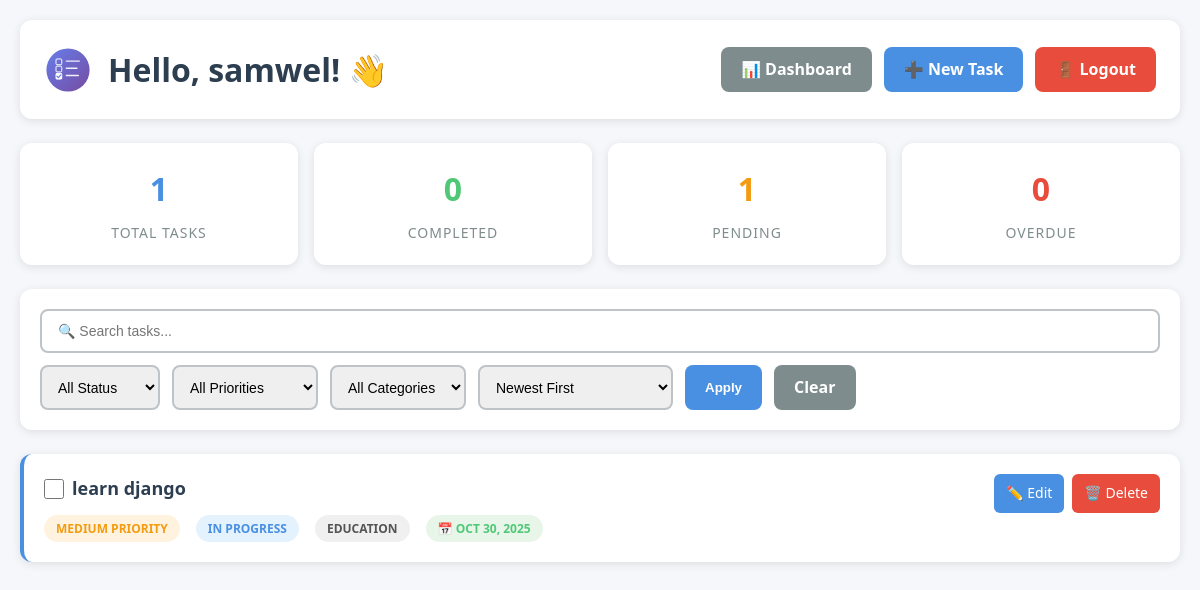
Screenshot of /userpage/ (signed in) with the database file from the repository.
### base/models.py (models this page shows, shortened)
class Task(models.Model):
    PRIORITY_CHOICES = [
        ('high', 'High Priority'),
        ('medium', 'Medium Priority'),
        ('low', 'Low Priority'),
    ]
    STATUS_CHOICES = [
        ('todo', 'To Do'),
        ('in_progress', 'In Progress'),
        ('completed', 'Completed'),
    ]
    Categories = [
        ('work', 'Work'),
        ('personal', 'Personal'),
        ('shopping', 'Shopping'),
        ('health', 'Health'),
        ('education', 'Education'),
        ('other', 'Other'),
    ]
    user = models.ForeignKey(User, on_delete=models.CASCADE, related_name='tasks')
    title = models.CharField(max_length=200, help_text="Task title", blank=True, default='')
    description = models.TextField(blank=True, null=True, help_text="Task description")
    status = models.CharField(max_length=20, choices=STATUS_CHOICES, default='todo')
    priority = models.CharField(max_length=20, choices=PRIORITY_CHOICES, default='medium')
    complete = models.BooleanField(default=False, help_text="Mark as complete")
    created_at = models.DateTimeField(auto_now_add=True)
    updated_at = models.DateTimeField(auto_now=True)
    due_date = models.DateField(help_text="Set the due date", blank=True, null=True)
    categories = models.CharField(max_length=20, choices=Categories, default='other')
    tags = models.CharField(max_length=200, blank=True, help_text="Comma-separated tags")
    class Meta:
        ordering = ['-created_at']
    @property
    def is_overdue(self):
        if self.due_date and not self.complete:
            return self.due_date < timezone.now().date()
        return False
    @property
    def tag_list(self):
        return [tag.strip() for tag in self.tags.split(',') if tag.strip()]

### base/views.py (the view)
# urls.py: path('userpage/', views.userpage, name="userpage"),
@login_required(login_url='/')
def userpage(request):
    tasks = Task.objects.filter(user=request.user)
    search_query = request.GET.get('search', '')
    if search_query:
        tasks = tasks.filter(
            Q(title__icontains=search_query) |
            Q(description__icontains=search_query) |
            Q(tags__icontains=search_query)
        )
    status_filter = request.GET.get('status', '')
    if status_filter:
        tasks = tasks.filter(status=status_filter)
    priority_filter = request.GET.get('priority', '')
    if priority_filter:
        tasks = tasks.filter(priority=priority_filter)
    category_filter = request.GET.get('category', '')
    if category_filter:
        tasks = tasks.filter(categories=category_filter)
    sort_by = request.GET.get('sort', '-created_at')
    valid_sorts = ['due_date', '-due_date', 'priority', '-priority', 'created_at', '-created_at', 'title', '-title']
    if sort_by in valid_sorts:
        tasks = tasks.order_by(sort_by)
    total_tasks = Task.objects.filter(user=request.user).count()
    completed_tasks = Task.objects.filter(user=request.user, complete=True).count()
    pending_tasks = total_tasks - completed_tasks
    overdue_tasks = Task.objects.filter(
        user=request.user,
        complete=False,
        due_date__lt=timezone.now().date()
    ).count()
    context = {
        'tasks': tasks,
        'search_query': search_query,
        'status_filter': status_filter,
        'priority_filter': priority_filter,
        'category_filter': category_filter,
        'sort_by': sort_by,
        'total_tasks': total_tasks,
        'completed_tasks': completed_tasks,
        'pending_tasks': pending_tasks,
        'overdue_tasks': overdue_tasks,
        'status_choices': Task.STATUS_CHOICES,
        'priority_choices': Task.PRIORITY_CHOICES,
        'category_choices': Task.Categories,
    }
    return render(request, 'base/userpage.html', context)

### base/templates/base/userpage.html (shortened to what this page needs)
{% extends 'main.html' %}
{% load static %}
{% block content %}
<body style="background: #f5f7fa; min-height: 100vh; padding: 20px;">
    <div style="max-width: 1200px; margin: 0 auto;">
        <div style="background: white; padding: 24px; border-radius: 12px; margin-bottom: 24px; box-shadow: 0 2px 10px rgba(0,0,0,0.1);">
            <div style="display: flex; justify-content: space-between; align-items: center; flex-wrap: wrap; gap: 12px;">
                <div style="display: flex; align-items: center; gap: 16px;">
                    <img src="{% static 'base/images/logo.svg' %}" alt="TaskMaster Logo" style="width: 48px; height: 48px; animation: logoFloat 3s ease-in-out infinite;">
                    <h1 style="color: #2c3e50; margin: 0;">Hello, {{ request.user }}! 👋</h1>
                </div>
                <div style="display: flex; gap: 12px;">
                    <a href="{% url 'dashboard' %}" class="btn btn-secondary">📊 Dashboard</a>
                    <a href="{% url 'create_task' %}" class="btn btn-primary">➕ New Task</a>
                    <a href="{% url 'logoutpage' %}" class="btn btn-danger">🚪 Logout</a>
                </div>
            </div>
        </div>
        <div class="stats-container">
            <div class="stat-card">
                <div class="stat-number">{{ total_tasks }}</div>
                <div class="stat-label">Total Tasks</div>
            </div>
            <div class="stat-card">
                <div class="stat-number" style="color: #50c878;">{{ completed_tasks }}</div>
                <div class="stat-label">Completed</div>
            </div>
            <div class="stat-card">
                <div class="stat-number" style="color: #f39c12;">{{ pending_tasks }}</div>
                <div class="stat-label">Pending</div>
            </div>
            <div class="stat-card">
                <div class="stat-number" style="color: #e74c3c;">{{ overdue_tasks }}</div>
                <div class="stat-label">Overdue</div>
            </div>
        </div>
        <div class="filter-bar">
            <form method="GET" action="{% url 'userpage' %}">
                <input type="text" name="search" class="search-box" placeholder="🔍 Search tasks..." value="{{ search_query }}">
                <div class="filter-group">
                    <select name="status" onchange="this.form.submit()">
                        <option value="">All Status</option>
                    </select>
                    <select name="priority" onchange="this.form.submit()">
                        <option value="">All Priorities</option>
                    </select>
                    <select name="category" onchange="this.form.submit()">
                        <option value="">All Categories</option>
                    </select>
                    <select name="sort" onchange="this.form.submit()">
                        <option value="-created_at" {% if sort_by == '-created_at' %}selected{% endif %}>Newest First</option>
                    </select>
                    <button type="submit" class="btn btn-primary">Apply</button>
                    <a href="{% url 'userpage' %}" class="btn btn-secondary">Clear</a>
                </div>
            </form>
        </div>
        <div>
            {% if tasks %}
                {% for task in tasks %}
                <div class="task-card {% if task.complete %}completed{% elif task.is_overdue %}overdue{% endif %}">
                    <div style="display: flex; justify-content: space-between; align-items: start; gap: 16px;">
                        <div style="flex: 1;">
                            <div style="display: flex; align-items: center; gap: 8px; margin-bottom: 8px;">
                                <input type="checkbox"
                                       class="task-checkbox"
                                       data-task-id="{{ task.id }}"
                                       style="width: 20px; height: 20px; cursor: pointer;">
                                <h3 class="task-title {% if task.complete %}completed-task{% endif %}" style="margin: 0; font-size: 18px;">
                                    <a href="{% url 'task_details' task.id %}" style="color: inherit; text-decoration: none;">
                                        {{ task.title|default:task.description|truncatewords:10 }}
                                    </a>
                                </h3>
                            </div>
                            <div style="display: flex; gap: 8px; flex-wrap: wrap; margin-top: 12px;">
                                <span class="badge badge-{{ task.priority }}">{{ task.get_priority_display }}</span>
                                <span class="badge badge-status">{{ task.get_status_display }}</span>
                                <span class="badge badge-category">{{ task.get_categories_display }}</span>
                                {% if task.due_date %}
                                <span class="badge {% if task.is_overdue %}badge-overdue{% else %}badge-upcoming{% endif %}">
                                    📅 {{ task.due_date|date:"M d, Y" }}
                                </span>
                                {% endif %}
                            </div>
                        </div>
                        <div style="display: flex; gap: 8px;">
                            <a href="{% url 'edit_task' task.id %}" style="padding: 8px 12px; background: #4a90e2; color: white; border-radius: 6px; text-decoration: none; font-size: 14px;">✏️ Edit</a>
                            <a href="{% url 'delete_task' task.id %}" style="padding: 8px 12px; background: #e74c3c; color: white; border-radius: 6px; text-decoration: none; font-size: 14px;">🗑️ Delete</a>
                        </div>
                    </div>
                </div>
                {% endfor %}
            {% endif %}
        </div>
    </div>
</body>
{% endblock content %}

### base/static/base/index.css (style rules this page uses)
:root { --primary-color: #4a90e2; --secondary-color: #50c878; --danger-color: #e74c3c; --warning-color: #f39c12; --dark-bg: #2c3e50; --light-bg: #ecf0f1; --text-dark: #2c3e50; --text-light: #7f8c8d; --border-color: #bdc3c7; --shadow: 0 2px 10px rgba(0,0,0,0.1); }
* { margin: 0; padding: 0; box-sizing: border-box; }
body { font-family: 'Segoe UI', Tahoma, Geneva, Verdana, sans-serif; background: linear-gradient(135deg, #667eea 0%, #764ba2 100%); padding: 0; margin: 0; line-height: 1.6; color: var(--text-dark); }
.task-card { background: white; border-radius: 12px; padding: 20px; margin-bottom: 16px; box-shadow: var(--shadow); transition: transform 0.2s, box-shadow 0.2s; border-left: 4px solid var(--primary-color); }
.badge { display: inline-block; padding: 4px 12px; border-radius: 20px; font-size: 12px; font-weight: 600; text-transform: uppercase; margin-right: 8px; }
.badge-medium { background: #fff3e0; color: var(--warning-color); }
.badge-status { background: #e3f2fd; color: var(--primary-color); }
.badge-category { background: #f0f0f0; color: #555; }
.badge-upcoming { background: #e8f5e9; color: var(--secondary-color); }
.task-title { color: inherit; transition: color 0.3s; }
.filter-bar { background: white; padding: 20px; border-radius: 12px; margin-bottom: 24px; box-shadow: var(--shadow); }
.search-box { width: 100%; padding: 12px 16px; border: 2px solid var(--border-color); border-radius: 8px; font-size: 14px; transition: border-color 0.3s; }
.filter-group { display: flex; gap: 12px; flex-wrap: wrap; margin-top: 12px; }
.filter-group select { padding: 8px 12px; border: 2px solid var(--border-color); border-radius: 8px; font-size: 14px; cursor: pointer; transition: border-color 0.3s; }
.stats-container { display: grid; grid-template-columns: repeat(auto-fit, minmax(200px, 1fr)); gap: 16px; margin-bottom: 24px; }
.stat-card { background: white; padding: 20px; border-radius: 12px; box-shadow: var(--shadow); text-align: center; transition: transform 0.2s; }
.stat-number { font-size: 32px; font-weight: bold; color: var(--primary-color); margin-bottom: 8px; }
.stat-label { color: var(--text-light); font-size: 14px; text-transform: uppercase; letter-spacing: 1px; }
.btn { padding: 10px 20px; border: none; border-radius: 8px; font-weight: 600; cursor: pointer; transition: all 0.3s; text-decoration: none; display: inline-block; }
.btn-primary { background: var(--primary-color); color: white; }
.btn-danger { background: var(--danger-color); color: white; }
.btn-secondary { background: var(--text-light); color: white; }
.task-card { animation: fadeIn 0.5s ease-out; transition: all 0.3s ease; }
.stat-card { animation: scaleIn 0.6s ease-out; transition: all 0.3s cubic-bezier(0.4, 0, 0.2, 1); }
.stat-card:nth-child(1) { animation-delay: 0s; }
.stat-card:nth-child(2) { animation-delay: 0.1s; }
.stat-card:nth-child(3) { animation-delay: 0.2s; }
.stat-card:nth-child(4) { animation-delay: 0.3s; }
.btn { transition: all 0.3s ease; position: relative; overflow: hidden; }
.btn::before { content: ''; position: absolute; top: 50%; left: 50%; width: 0; height: 0; border-radius: 50%; background: rgba(255, 255, 255, 0.3); transform: translate(-50%, -50%); transition: width 0.6s, height 0.6s; }
.badge { transition: all 0.3s ease; display: inline-block; }
input[type="text"], input[type="email"], input[type="password"], input[type="date"], textarea, select { transition: all 0.3s ease; }
input[type="checkbox"] { transition: all 0.3s ease; cursor: pointer; }
body > * { animation: fadeIn 0.8s ease-out; }
.filter-bar { animation: slideInLeft 0.7s ease-out; }
a { transition: all 0.3s ease; }
html { scroll-behavior: smooth; }
body { animation: pageLoad 0.5s ease-out; }

### rows the page displays
Task: title "learn django", priority "MEDIUM PRIORITY", status "IN PROGRESS", categories "EDUCATION", due_date "OCT 30, 2025"

### other values shown
{{ request.user }} "samwel"
{{ total_tasks }} "1"
{{ completed_tasks }} "0"
{{ pending_tasks }} "1"
{{ overdue_tasks }} "0"
